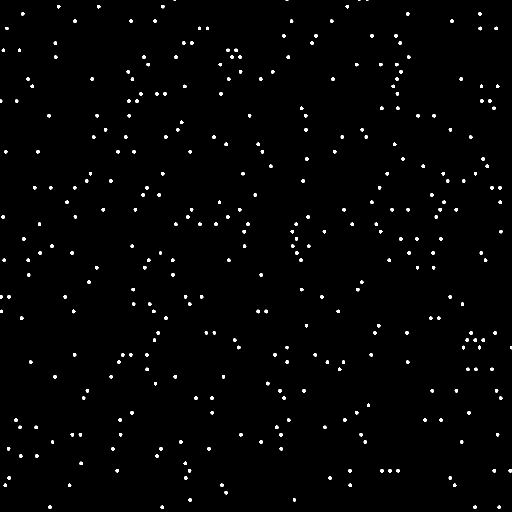
#> input picture data/WSeTe/simulated/0/label_2Te.tiff, 1024 x 1024 px, found by its file name (shown at 1/2 size); its folder holds 4 pictures in this run
$ python generate_training_set.py
#> lines starting #> are read from the running program, lines starting #| are printed output that depends on the picture; after the words box and inside, x2 and y2 are one past the last pixel; in counts of white or black regions, pixels touching at a corner belong together
import numpy as np
from os.path import isdir, isfile, join
from os import mkdir, listdir
from shutil import rmtree
from imageio import imread, imwrite
from PIL import Image

def _list_images(imgdir, ftype):
    return [f for f in listdir(imgdir) if isfile(join(imgdir, f)) and ftype in f]

def _list_dirs(augdir):
    return [f for f in listdir(augdir) if isdir(join(augdir,f))]


def make_augments(imgdir, ftype):
#> called with ftype = '.tiff'
    augdir = join(imgdir,"augments")
    if isdir(augdir):
        rmtree(augdir)
    mkdir(augdir)


    print("inverting")
    mkdir(join(augdir,"orig"))
    mkdir(join(augdir,"flip"))
    for img in _list_images(imgdir, ftype):
        img_arr = imread(join(imgdir,img))
#> img_arr: shape (1024, 1024); 1.2% white; 343 white regions (4 under 20 px), largest, box (x1, y1, x2, y2) and area: (380, 83, 387, 90) 41, (980, 372, 987, 379) 41, (996, 372, 1003, 379) 41
        img_flp = np.fliplr(img_arr)
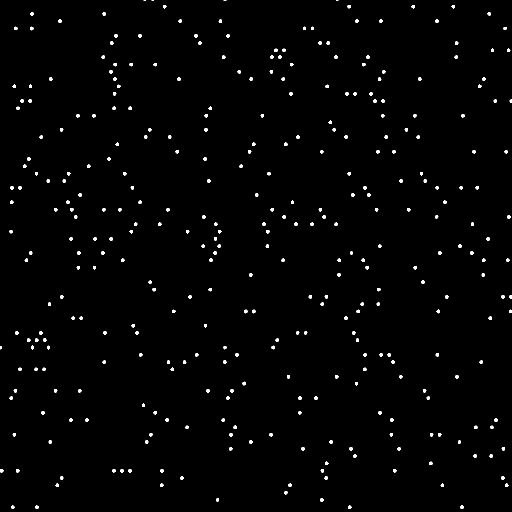
#> img_flp: shape (1024, 1024) (shown at 1/2 size); 1.2% white; 343 white regions (4 under 20 px), largest, box (x1, y1, x2, y2) and area: (637, 83, 644, 90) 41, (21, 372, 28, 379) 41, (37, 372, 44, 379) 41
        imwrite(join(augdir, "orig",img), img_arr)
        imwrite(join(augdir, "flip",img), img_flp)
#> pass 2 of the loop in make_augments, `for img in _list_images(imgdir, ftype):`:
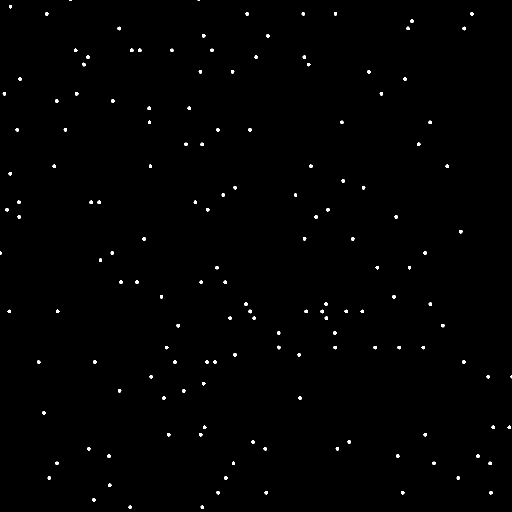
#> input picture data/WSeTe/simulated/0/label_Se.tiff, 1024 x 1024 px, found by its file name (shown at 1/2 size)
#> img_arr: shape (1024, 1024); 0.55% white; 152 white regions (3 under 20 px), largest, box (x1, y1, x2, y2) and area: (150, 184, 157, 191) 41, (491, 24, 498, 31) 40, (820, 39, 827, 46) 40
#> in make_augments, `img_flp = np.fliplr(img_arr)`:
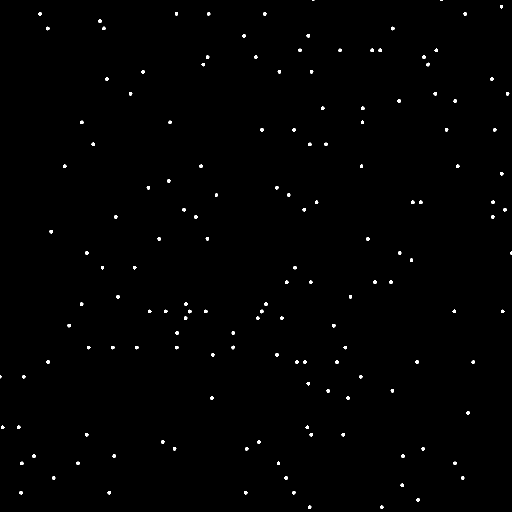
#> img_flp: shape (1024, 1024) (shown at 1/2 size); 0.55% white; 152 white regions (3 under 20 px), largest, box (x1, y1, x2, y2) and area: (867, 184, 874, 191) 41, (526, 24, 533, 31) 40, (197, 39, 204, 46) 40
#> pass 3 of the loop in make_augments, `for img in _list_images(imgdir, ftype):`:
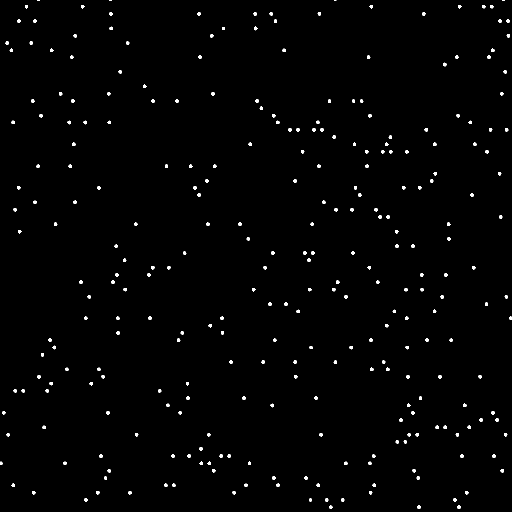
#> input picture data/WSeTe/simulated/0/label_TeSe.tiff, 1024 x 1024 px, found by its file name (shown at 1/2 size)
#> img_arr: shape (1024, 1024); 1% white; 287 white regions (4 under 20 px), largest, box (x1, y1, x2, y2) and area: (511, 199, 518, 206) 41, (625, 256, 632, 263) 41, (641, 256, 648, 263) 41
#> in make_augments, `img_flp = np.fliplr(img_arr)`:
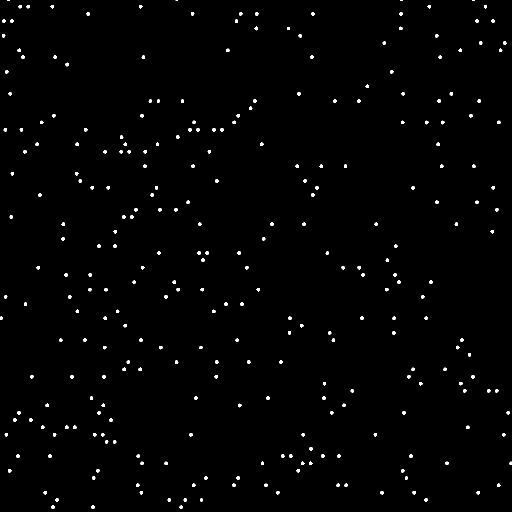
#> img_flp: shape (1024, 1024) (shown at 1/2 size); 1% white; 287 white regions (4 under 20 px), largest, box (x1, y1, x2, y2) and area: (506, 199, 513, 206) 41, (376, 256, 383, 263) 41, (392, 256, 399, 263) 41
#> the loop made 4 passes; the first 3 are shown

    print("rotating")
    for d in _list_dirs(augdir):
        mkdir(join(augdir, "rot0_" + d))
        mkdir(join(augdir, "rot1_" + d))
        mkdir(join(augdir, "rot2_" + d))
        mkdir(join(augdir, "rot3_" + d))
        for img in _list_images(join(augdir, d), ftype):
            img_arr = imread(join(augdir, d, img))
            img_rt1 = np.rot90(img_arr, 1)
            img_rt2 = np.rot90(img_arr, 2)
            img_rt3 = np.rot90(img_arr, 3)

            imwrite(join(augdir, "rot0_" + d,img), img_arr)
            imwrite(join(augdir, "rot1_" + d,img), img_rt1)
            imwrite(join(augdir, "rot2_" + d,img), img_rt2)
            imwrite(join(augdir, "rot3_" + d,img), img_rt3)
        rmtree(join(augdir, d))

    print("magnifying")
    for d in _list_dirs(augdir):
        mkdir(join(augdir, "mag0_" + d))
        mkdir(join(augdir, "mag1_" + d))
        mkdir(join(augdir, "mag2_" + d))
        for img in _list_images(join(augdir, d), ftype):
            img_arr = imread(join(augdir, d, img))
            imwrite(join(augdir, "mag0_" + d,img), img_arr)
            imwrite(join(augdir, "mag1_" + d,img), img_arr)
            imwrite(join(augdir, "mag2_" + d,img), img_arr)

        f  = join(augdir, d, "input" + ftype)
        img_arr = Image.open(f)
        l, w  = img_arr.size
        l2 = int(l/2)
        l4 = int(l/4)

        l2_img = (img_arr.resize((l2, l2), Image.LANCZOS)).resize((l,l), Image.LANCZOS)
        l4_img = (img_arr.resize((l4, l4), Image.LANCZOS)).resize((l,l), Image.LANCZOS)

        l2_img.save(join(augdir, "mag1_" + d, "input" + ftype))
        l4_img.save(join(augdir, "mag2_" + d, "input" + ftype))

        rmtree(join(augdir, d))


if __name__ == "__main__":
    imgdir = "/home/abid/Dropbox/Development/programs/stem-learning/data/WSeTe/simulated/0"
    ftype = ".tiff"
#> (the run stopped early here; a loop or call above may not have finished)
